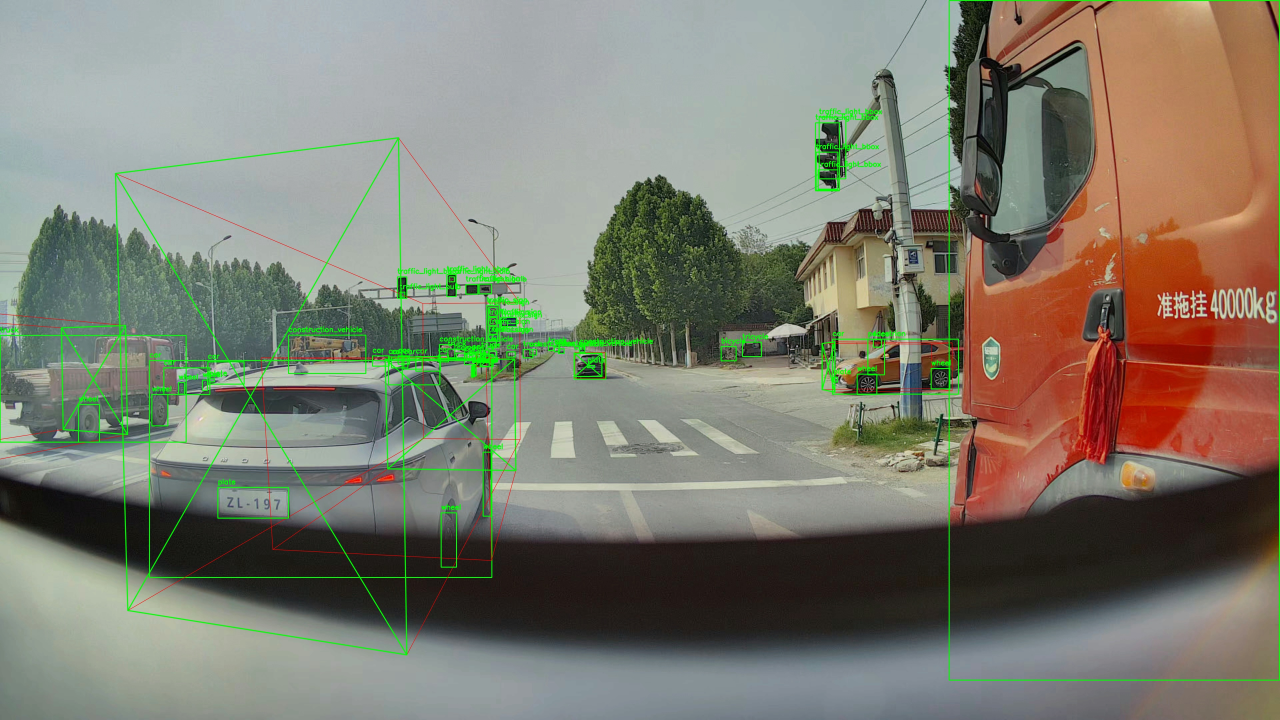
#> input picture D4Q_33_20250530_seq_145_camera4_000005_683043_annos.jpg, 3840 x 2160 px, given in place of D4Q_51_20250712_seq_282_camera4_001029_211596.jpg, which was not available (shown at 1/3 size)
$ python generate_train_txt.py
#> lines starting #> are read from the running program, lines starting #| are printed output that depends on the picture
import os
import cv2
import numpy as np

import json
import random
from tqdm import tqdm

# from predict_3D import read_calibs, cam_corners_front_rear, cam_img_kb, drawPointBox, img_cam_kb

# [313 lines left out: functions get_rot_mat_and_trans, read_calibs, cam_corners_front_rear, img_cam_kb, cam_img_kb, drawPointBox and 4 more, not called in this run]

def yuv444_bt601_full_range2rgb(src, img_w, img_h):
    src_seq = np.transpose(np.reshape(src, (-1,3)), (1,0)).astype(np.float32)
    trans_mat = np.array([[1.000, 0.000, 1.402],[1.000, -0.344136, -0.714136],[1.000, 1.772, 0.000]])
    bias = np.array([0, 128, 128])
    bias_seq = np.reshape(np.repeat(bias, img_h*img_w), (3, img_h*img_w))
    dst_seq = np.minimum(np.maximum(np.matmul(trans_mat, src_seq-bias_seq),0),255)
    dst_seq = np.transpose(dst_seq, (1, 0))
    dst = np.round(np.reshape(dst_seq, (img_h, img_w, 3))).astype(np.uint8)
    return dst

# 'van',
# '0.10279088541666666', '0.5442231481481481', '0.08166145833333331', '0.07441388888888885',
# '-18.74231899553714', '0.9015683363835962', '17.486897542674736',
# '4.964963245945365', '1.899490976837076', '2.055443290313833',
# '-0.03606498415948515',
# '0.10104166666666667', '0.5421296296296296',
# '0.10182291666666667', '0.5782407407407407',
# '0.7839715027263184',
# '0',
# '-16.261451658504924', '0.9015683363835962', '17.576408795843076', '0.7104921947493879', '0.13515625', '0.5439814814814815', '0.6725424739674803', '1.0',
# '-21.223186332569355', '0.9015683363835962', '17.397386289506397', '0.8480722348565843', '0.071875', '0.5402777777777777', '0.0', '1.0',
# '-18.779375725993845', '0.9015683363835962', '18.513950890194668', '0.7564502797579481', '0.11380208333333333', '0.5412037037037037', '0.0', '1.0',
# '-18.705262265080435', '0.9015683363835962', '16.459844195154805', '0.8131001916769355', '0.08776041666666666', '0.5435185185185185', '0.6945245431679085', '1.0'

def check_annos():
    img_path = "/mnt/mono3d/swji_data/mono3d_test/mono3d/driving/D4Q_51/20250712/images/D4Q_51_20250712_seq_262_camera4_001348_139084.jpg"
    img_path = "/mnt/mono3d/swji_data/mono3d_test/mono3d/driving/D4Q_51/20250712/images/D4Q_51_20250712_seq_282_camera4_001029_211596.jpg"
    img_yuv444 = cv2.imread(img_path)
#> img_yuv444 is the input picture: shape (2160, 3840, 3); mean B, G, R 111.7, 125.2, 126.4
    h_img,w_img = img_yuv444.shape[:2]
#> h_img = 2160; w_img = 3840
    img = yuv444_bt601_full_range2rgb(img_yuv444, w_img, h_img)
#> in yuv444_bt601_full_range2rgb, `dst = np.round(np.reshape(dst_seq, (img_h, img_w, 3))).astype(np.uint8)`:
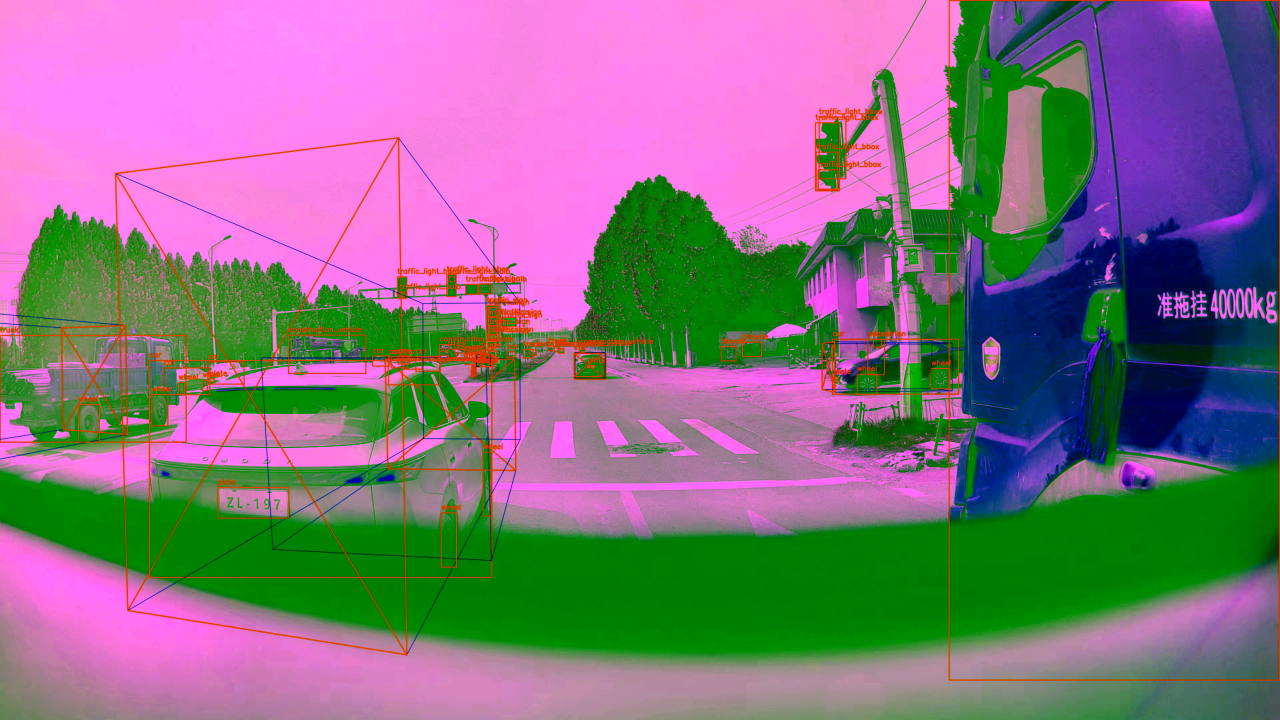
#> dst: shape (2160, 3840, 3) (shown at 1/3 size); mean of channels 0, 1, 2 129.1, 113.8, 131.8; drawn as B, G, R
    img = img[:,:,::-1].copy()

    label_path = img_path.replace("/images/", "/labels/").replace(".jpg", ".txt")
#> (the run stopped early here; a loop or call above may not have finished)

$ run again, on D4Q_51_20250712_seq_89_camera4_000595_58799_annos.jpg
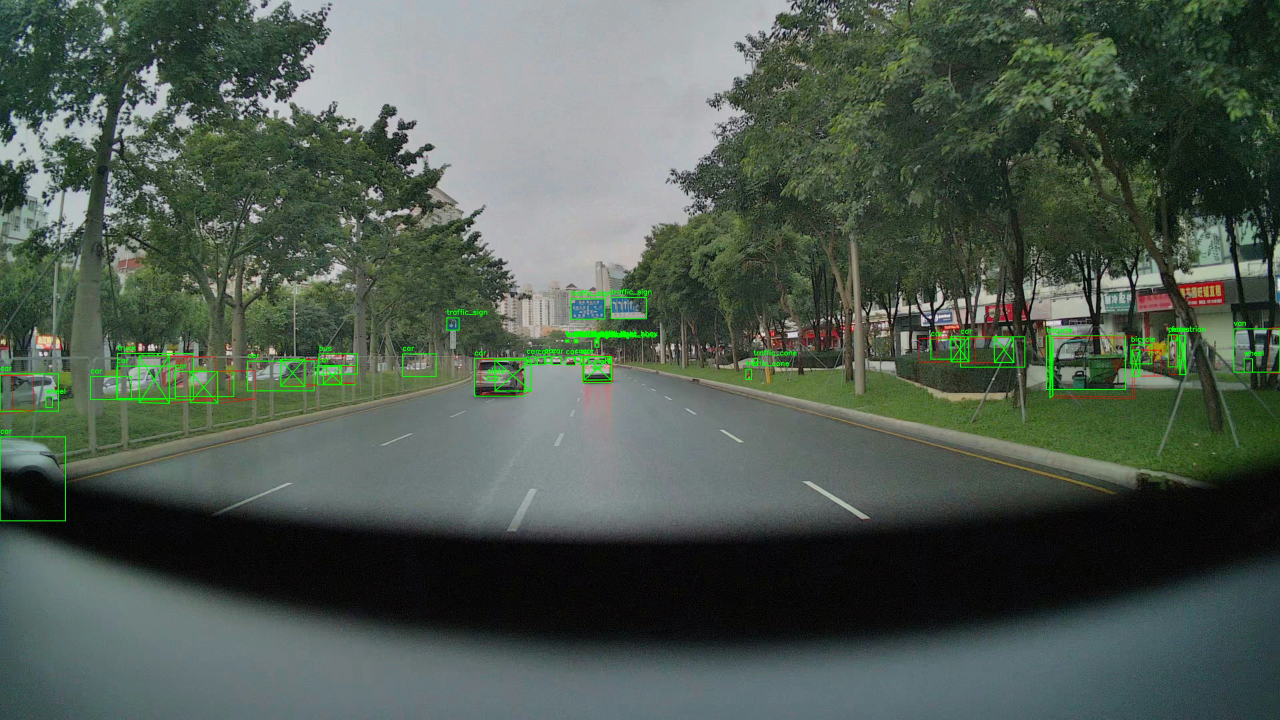
#> input picture D4Q_51_20250712_seq_89_camera4_000595_58799_annos.jpg, 3840 x 2160 px, given in place of D4Q_51_20250712_seq_282_camera4_001029_211596.jpg, which was not available (shown at 1/3 size)
#> in check_annos, img_yuv444 is the input picture: shape (2160, 3840, 3); mean B, G, R 80, 90.6, 78.5
#> in yuv444_bt601_full_range2rgb, `dst = np.round(np.reshape(dst_seq, (img_h, img_w, 3))).astype(np.uint8)`:
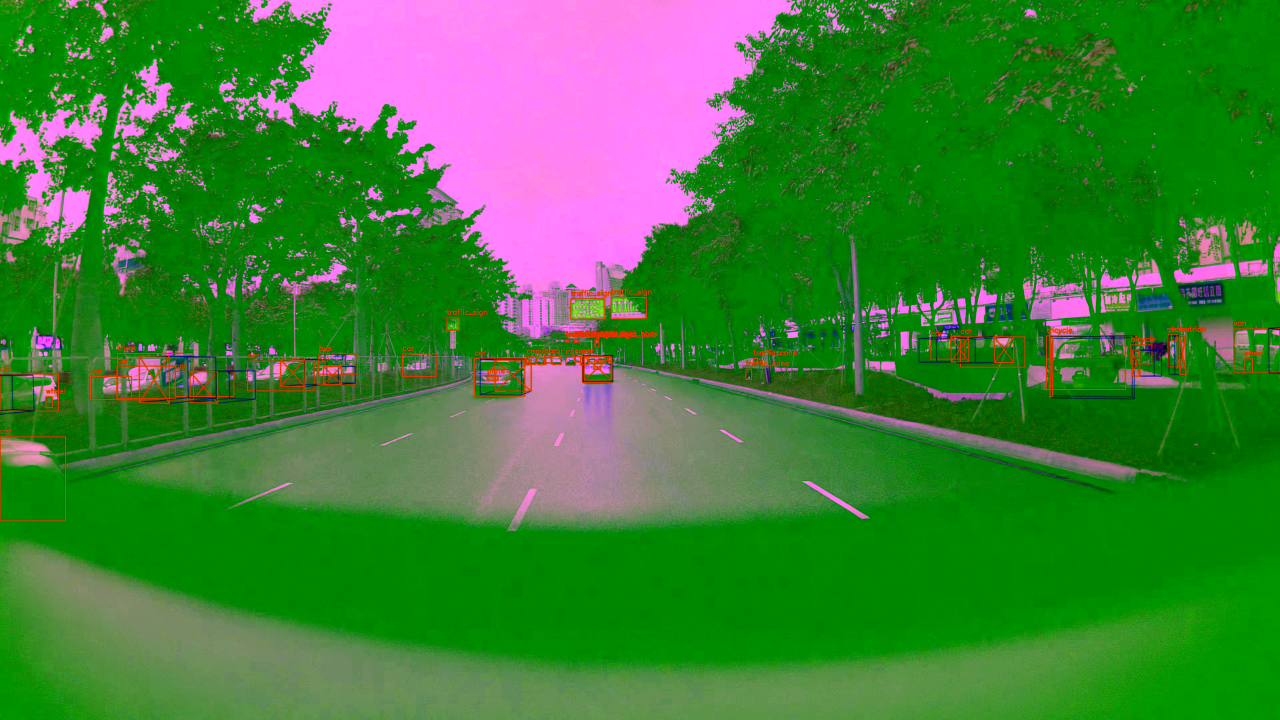
#> dst: shape (2160, 3840, 3) (shown at 1/3 size); mean of channels 0, 1, 2 55.5, 128.3, 62.7; drawn as B, G, R
